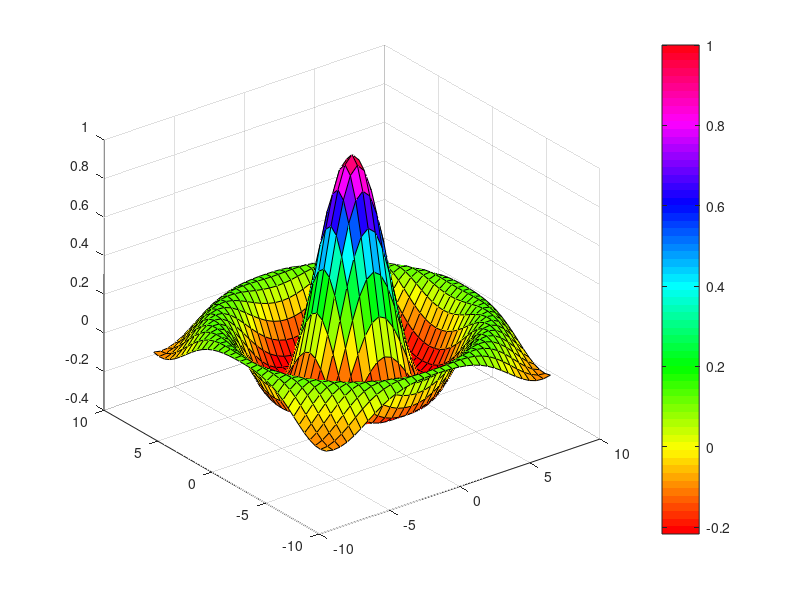

Here is the MATLAB script that generated this plot:
% A função mesh cria uma malha tridimensional em que cada ponto é unido por 
% segmentos de reta aos vizinhos na malha. Usando a função surf é possível 
% gerar um gráfico de superfície em que os espaços entre os segmentos são 
% coloridos, con- forme o mapa de cores definido pela função colormap. 
% O código hsv da listagem abaixo refere-se a um dos mapas de cores 
% disponíveis no MATLAB apresentados naTabela  11.

function func_surf()

[X,Y] = meshgrid(-8:.5:8);
R = sqrt(X.^2 + Y.^2) + eps; Z = sin(R)./R;
surf(X,Y,Z)
colormap hsv %defineomapadecores
colorbar %paracolocarabarradecores

end